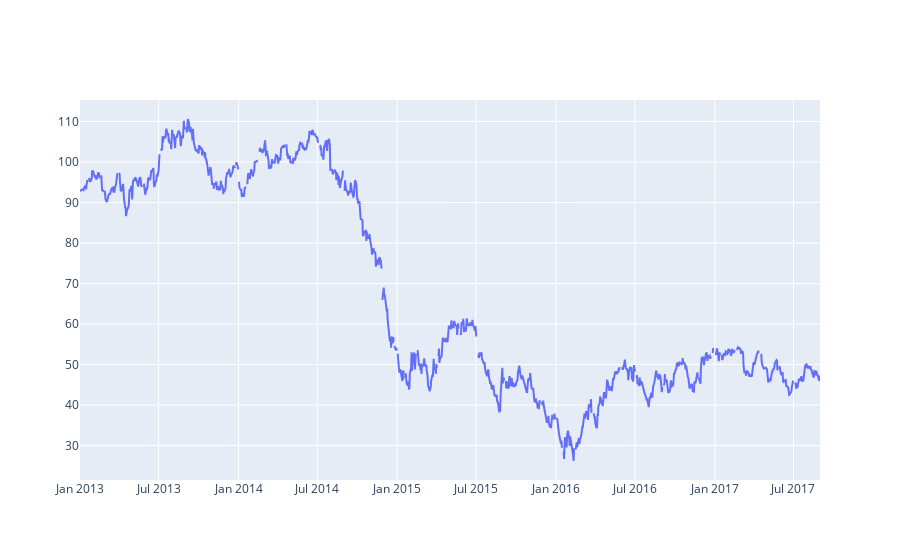

Notebook code cell kept with this figure:
### Code cell
import plotly.graph_objects as go

# Create random data with numpy
import numpy as np

# Create traces
fig = go.Figure()
fig.add_trace(go.Scatter(x=oil_df.date, y=oil_df.dcoilwtico,
                    mode='lines',
                    name='Oil Price over the years'))
# fig.add_trace(go.Scatter(x=sales_df.index, y=sales_df.sales,
#                     mode='lines+markers',
#                     name='Sales over the years'))
# fig.add_trace(go.Scatter(x=transact_df.index, y=transact_df.transactions,
#                     mode='markers', name='markers'))

fig.show()

### Figure 1 — Plotly figure (JSON) as saved in the notebook; plotly's stock layout.template omitted (floating-point values rounded to 4 significant figures; data arrays with more than 128 entries replaced by an {"elided": "..."} marker saying what was removed)
{"data": [{"mode": "lines", "name": "Oil Price over the years", "type": "scatter", "x": {"elided": "1218 str values"}, "y": {"elided": "1218 float values"}}], "layout": {}}
